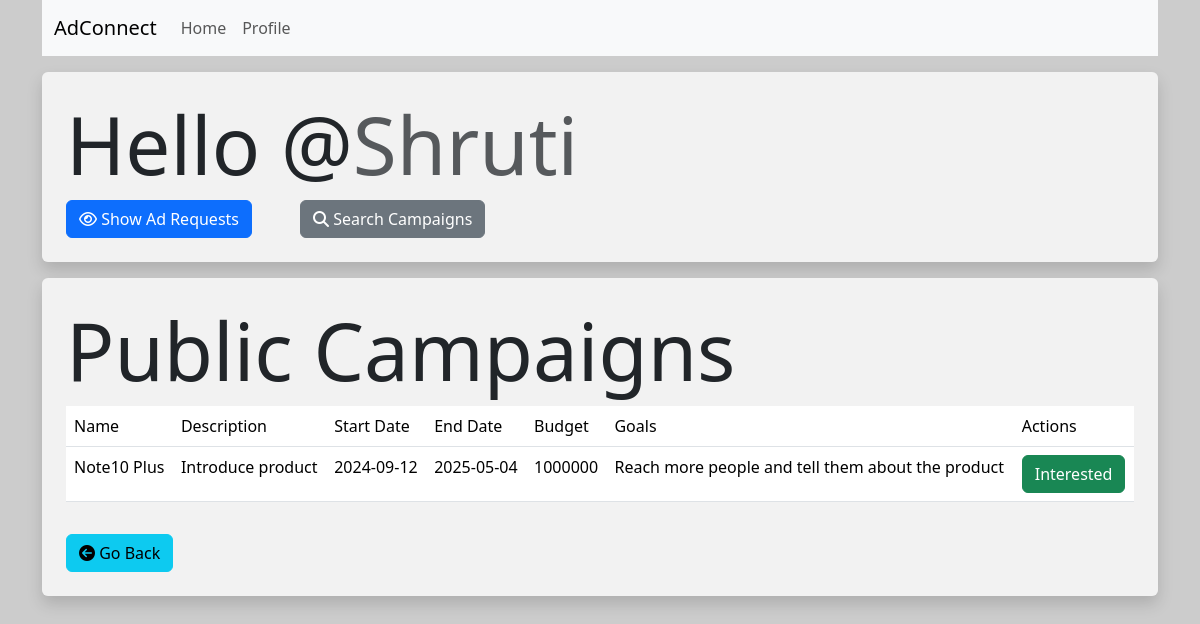
The app's page /influencer/1/search_campaigns (signed in), older data.
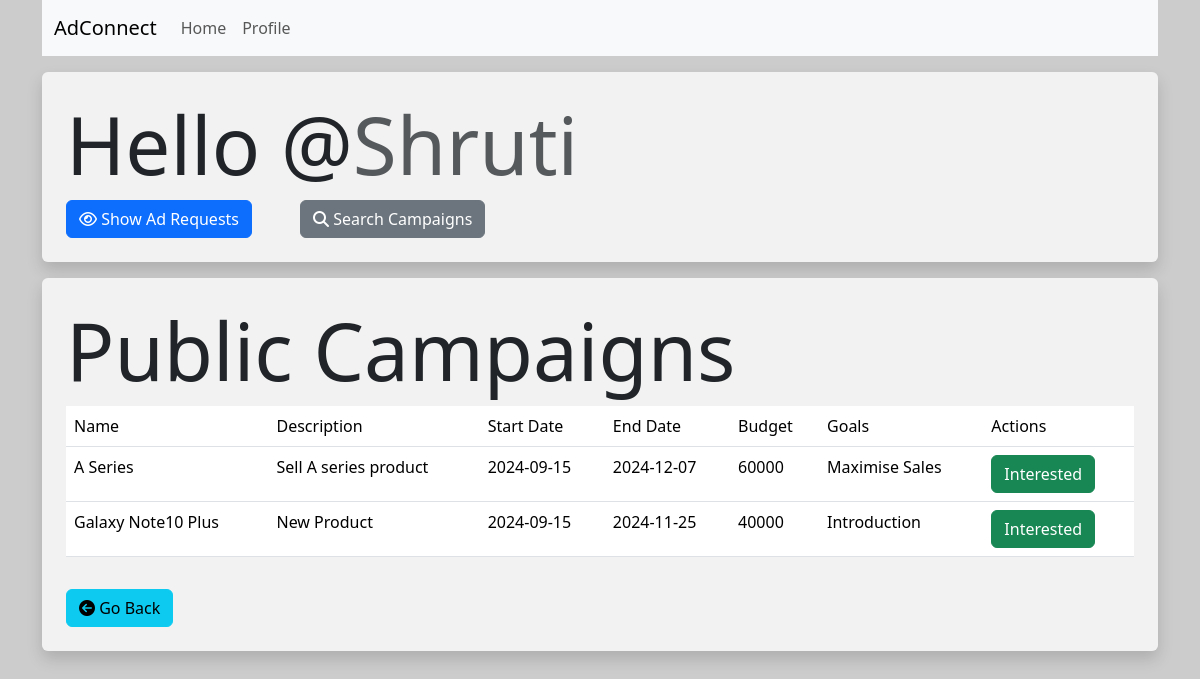
The same page, newer data.
### models.py (models this page shows)
class Influencer(db.Model):
    __tablename__ = 'influencers'
    id = db.Column(db.Integer, primary_key=True)
    username = db.Column(db.String(128),unique=True,nullable=False)
    passhash = db.Column(db.String(256),nullable=False)
    name = db.Column(db.String(64),nullable=True)
    category = db.Column(db.String(128),nullable=False)
    niche = db.Column(db.String(128),nullable=False)
    reach = db.Column(db.Integer)
    ad_requests = db.relationship('AdRequest', back_populates='influencer')

class Campaign(db.Model):
    __tablename__ = 'campaigns'
    id = db.Column(db.Integer, primary_key=True)
    name = db.Column(db.String(256), nullable=False)
    description = db.Column(db.Text)
    start_date = db.Column(db.Date)
    end_date = db.Column(db.Date)
    budget = db.Column(db.Integer)
    visibility = db.Column(db.String(64))  # Could be 'public' or 'private'
    goals = db.Column(db.Text)
    sponsor_id = db.Column(db.Integer, db.ForeignKey('sponsors.id'))
    sponsor = db.relationship('Sponsor', back_populates='campaigns')
    ad_requests = db.relationship('AdRequest', back_populates='campaign')

### routes.py (the view)
@app.route('/influencer/<int:influencer_id>/search_campaigns')
@influencer_required
def search_campaigns(influencer_id):
    influencer = Influencer.query.filter_by(id=influencer_id).first()
    campaigns = Campaign.query.filter_by(visibility = "public").order_by(Campaign.id).all()
    return render_template("/influencer/search_campaigns.html", campaigns = campaigns, influencer = influencer)

### routes.py (called while the page is built)
def influencer_required(inner_func):
    @wraps(inner_func)
    def decorated_func(*args, **kwargs):
        if session.get("id"):
            if session.get("user_type") == "influencer":
                return inner_func(*args, **kwargs)
            else:
                flash("Error : You are not authorized to access this page")
                return redirect(url_for('index'))
        else:
            flash("Error : Please log in to continue")
            return redirect(url_for('login'))
    return decorated_func

### templates/influencer/search_campaigns.html (shortened to what this page needs)
{% extends 'layout.html' %}
{% block content %}
    <div class="p-4 bg-white bg-opacity-75 rounded shadow mt-3">
        <h1 class="display-1">Hello @<span class="text-muted">{{  influencer.username  }}</span></h1>
        <div class="d-flex gap-5">
            <a href="{{ url_for('show_ad_requests', influencer_id = influencer.id) }}" class="btn btn-primary"><i class="fa-regular fa-eye"></i> Show Ad Requests</a>
            <button type="submit" class="btn btn-secondary"><i class="fa-solid fa-magnifying-glass"></i> Search Campaigns</button>
        </div>
    </div>
    <div class="p-4 bg-white bg-opacity-75 rounded shadow mt-3">
        <h1 class="display-1">Public Campaigns</h1>
        <table class="table table-hover">
            <thead>
                <tr>
                    <td>Name</td>
                    <td>Description</td>
                    <td>Start Date</td>
                    <td>End Date</td>
                    <td>Budget</td>
                    <td>Goals</td>
                    <td>Actions</td>
                </tr>
            </thead>
            <tbody>
                {% for campaign in campaigns %}
                    <tr>
                        <td>{{campaign.name}}</td>
                        <td>{{campaign.description}}</td>
                        <td>{{campaign.start_date}}</td>
                        <td>{{campaign.end_date}}</td>
                        <td>{{campaign.budget}}</td>
                        <td>{{campaign.goals}}</td>
                        <td>
                           <form action="{{url_for('interested_campaign',campaign_id = campaign.id, sponsor_id = campaign.sponsor_id, influencer_id = influencer.id)}}" class="form" method="post">
                                <button type="submit" class="btn btn-success"> Interested </button>
                           </form>
                        </td>
                    </tr>
                {% endfor %}
            </tbody>
        </table>
        <div class="form-group p-2"></div>
            <a href="{{ url_for('influencer_home') }}" class="btn btn-info"><i class="fa fa-arrow-circle-left"></i> Go Back</a>
        </div>
    </div>
{% endblock %}

### templates/layout.html (shortened to what this page needs)
<!DOCTYPE html>
<html lang="en">
<head>
    <link href="https://cdn.jsdelivr.net/npm/bootstrap@5.3.3/dist/css/bootstrap.min.css" rel="stylesheet">
    <link rel="stylesheet" href="https://cdnjs.cloudflare.com/ajax/libs/font-awesome/6.6.0/css/all.min.css" />
</head>
<body>
    <div class="container">
        {% include 'navbar.html' %}
        {% block content %}
        {% endblock %}
</body>
</html>

### templates/navbar.html (shortened to what this page needs)
<nav class="navbar navbar-expand-lg bg-body-tertiary">
    <div class="container-fluid">
      <a class="navbar-brand" href="{{  url_for('index')  }}">AdConnect</a>
      <div class="collapse navbar-collapse" id="navbarSupportedContent">
        <ul class="navbar-nav me-auto mb-2 mb-lg-0">
          {% if not session.get('id') %}
            <li class="nav-item">
              <a class="nav-link" href="{{  url_for('login')  }}">Login</a>
            </li>
            <li class="nav-item">
              <a class="nav-link" href="{{ url_for('register')  }}">Register</a>
            </li>
          {% else %}
            {% if session['user_type'] == 'sponsor' %}
              <li class="nav-item"></li>
                <a class="nav-link" href="{{ url_for('sponsor_home')  }}">Home</a>
              </li>
            {% elif session['user_type'] == 'influencer' %}
                <a class="nav-link" href="{{ url_for('influencer_home')  }}">Home</a>
            {% endif %}
              <a class="nav-link" href="{{ url_for('profile')  }}">Profile</a>
          {% endif %}
        </ul>
      </div>
    </div>
  </nav>

### templates/layout.html (style rules this page uses)
body { background-image: url('https://picsum.photos/1920/1080'); background-size: cover; background-repeat: no-repeat; background-attachment: fixed; }

Row changes from the older to the newer data that the page shows:
no longer on this page (row edited): Campaign: name "Note10 Plus", description "Introduce product", start_date "2024-09-12", end_date "2025-05-04", budget "1000000", goals "Reach more people and tell them about the product"
added Campaign: name "A Series", description "Sell A series product", start_date "2024-09-15", end_date "2024-12-07", budget "60000", goals "Maximise Sales"
added Campaign: name "Galaxy Note10 Plus", description "New Product", start_date "2024-09-15", end_date "2024-11-25", budget "40000", goals "Introduction"
